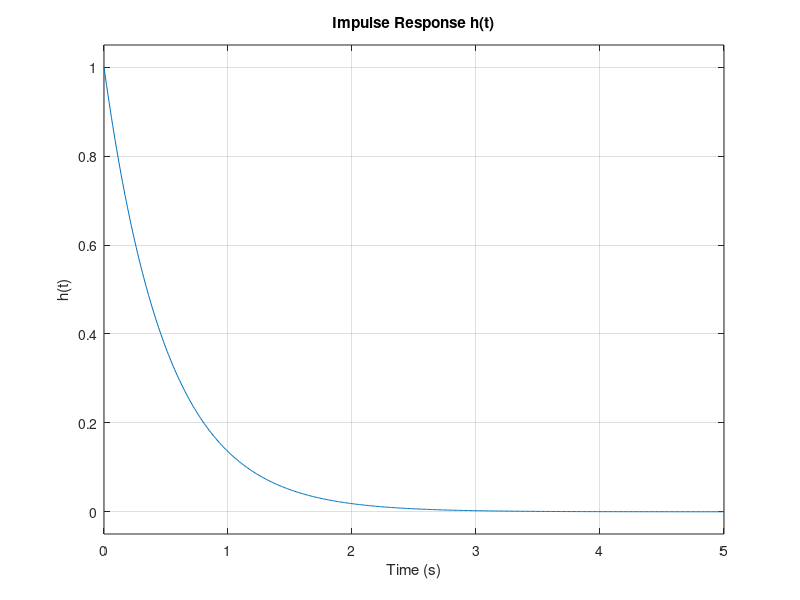
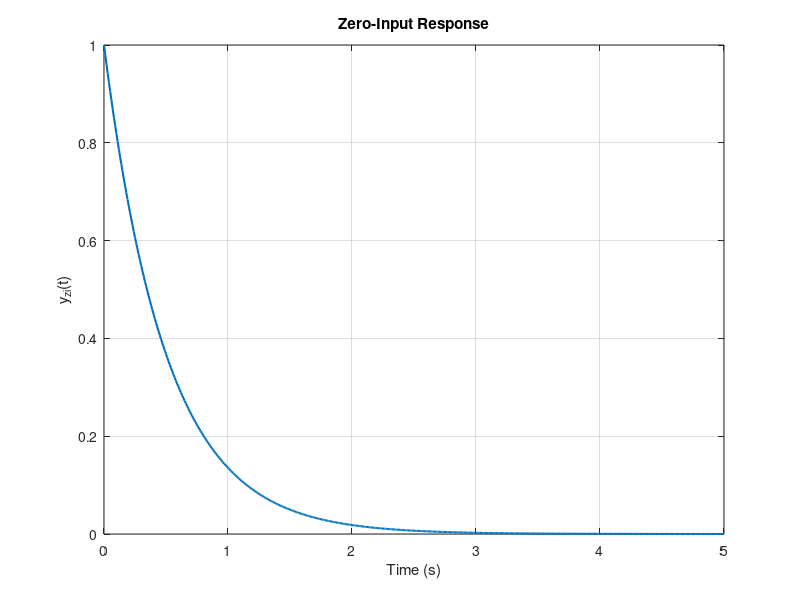
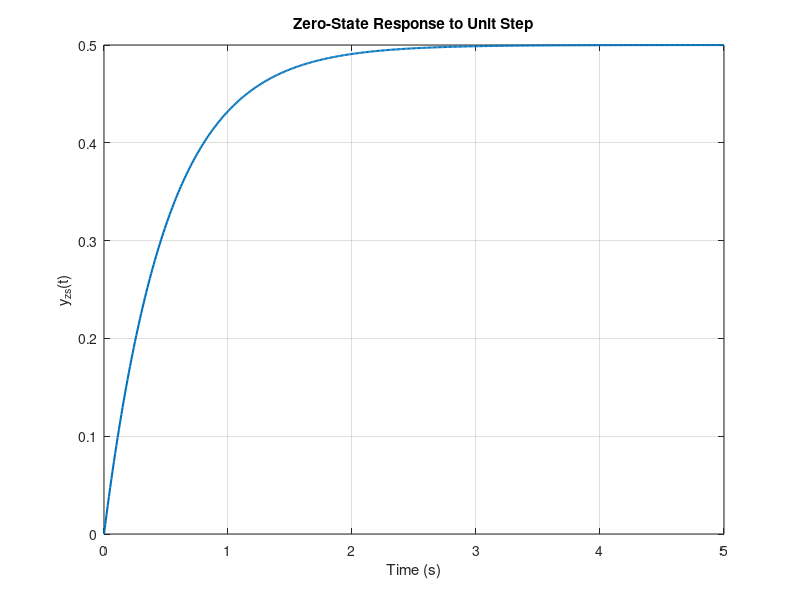
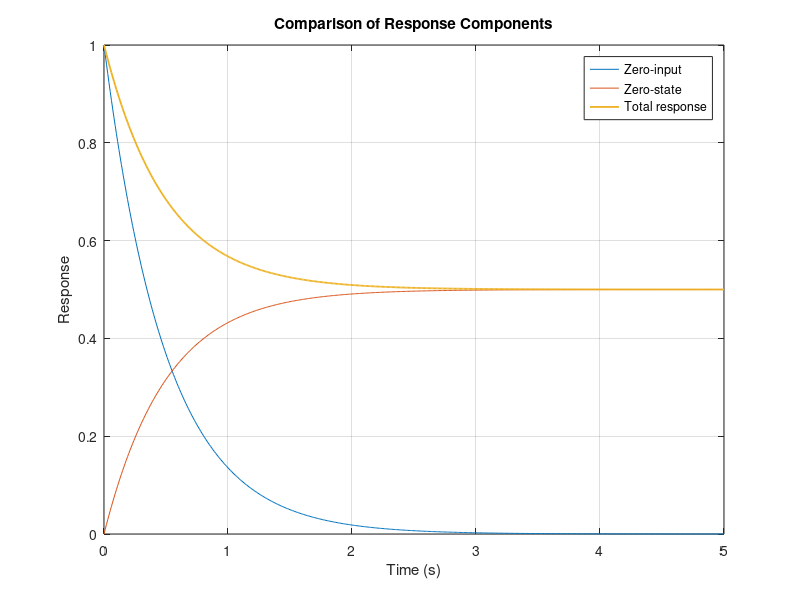

The MATLAB source for these figures, in order:
clc; clear; close all; 

% Experiment 10: Zero-input, zero-state, impulse response and convolution 
% System: dy(t)/dt + 2y(t) = x(t) 

num = [1]; 
den = [1 2]; 
sys = tf(num, den); 
disp('Transfer function:'); 
sys 
disp('Pole:'); 
disp(pole(sys)); 

t = 0:0.01:5; 
dt = t(2) - t(1); 
h = exp(-2*t);                 % Impulse response for t >= 0 
x_step = ones(size(t));        % Unit-step input

%Impulse response
figure; 
impulse(sys, t); 
grid on;     
title('Impulse Response h(t)'); 
xlabel('Time (s)'); ylabel('h(t)'); 

% Zero-input response: y(0-) = 1, x(t) = 0 
y_zi = exp(-2*t); 
figure; 
plot(t, y_zi, 'LineWidth', 1.5); 
grid on; 
title('Zero-Input Response'); 
xlabel('Time (s)'); ylabel('y_{zi}(t)'); 

% Zero-state response to unit step, with zero initial conditions 
[y_zs, tout] = step(sys, t); 
y_zs = squeeze(y_zs); 
figure; 
plot(tout, y_zs, 'LineWidth', 1.5); 
grid on; 
title('Zero-State Response to Unit Step'); 
xlabel('Time (s)'); ylabel('y_{zs}(t)'); 

% Numerical convolution approximation: 
% y_zs(t) = integral from 0 to t of x(tau)h(t-tau) d(tau) 
y_conv_full = conv(x_step, h) * dt; 
y_conv = y_conv_full(1:length(t)); 

% Trapezoidal endpoint correction for the sampled convolution integral 
y_conv = y_conv - 0.5*dt*(x_step(1)*h + x_step.*h(1)); 

% Total response for y(0-) = 1 and x(t) = u(t) 
y_total = y_zi + y_zs(:).'; 
figure; 
plot(t, y_zi, t, y_zs(:).', t, y_total, 'LineWidth', 1.3); 
grid on;
legend('Zero-input', 'Zero-state', 'Total response', 'Location', 'best'); 
title('Comparison of Response Components'); 
xlabel('Time (s)'); ylabel('Response'); 

% Compare convolution result with MATLAB lsim zero-state response 
y_lsim = lsim(sys, x_step, t); 
figure; 
plot(t, y_conv, '--', t, y_lsim(:).', '-'); 
grid on; 
legend('Convolution approximation', 'lsim zero-state response', ... 
    'Location', 'best'); 
title('Convolution Verification'); 
xlabel('Time (s)'); ylabel('y_{zs}(t)'); 
